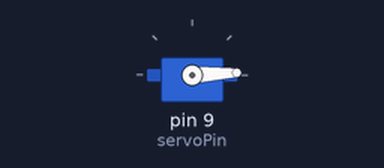
Recording of a sketch running on a simulated Arduino Uno, built with avr-gcc and run on an emulated ATmega328P. Shown: servo.

Above: at 0.05 s.
At 1.3 s:
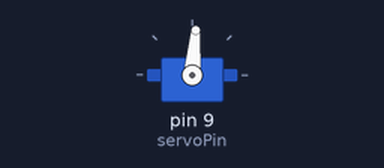
At 2.6 s:
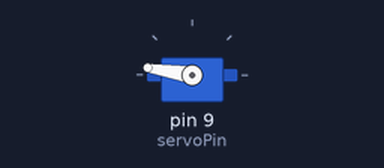
At 5.2 s:
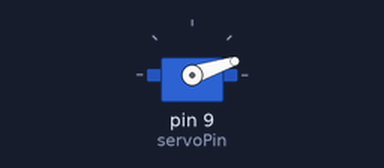
Timing chart, 0 to 7.1 s (numbered marks = the images above):
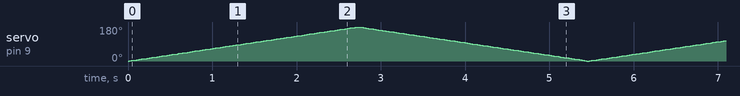

The sketch:

servoMotor.ino
```cpp
#include <Servo.h>

int servoPin = 9; // Servo control pin
Servo servo; // Create a servo object
int angle = 0; // Servo position in degrees

void setup() {
  servo.attach(servoPin); // Attach the servo to pin 9
}

void loop() {
  // Sweep from 0 to 180 degrees
  for (angle = 0; angle <= 180; angle++) {
    servo.write(angle); // Set servo to current angle
    delay(15); // Wait for servo to reach position
  }

  // Sweep back from 180 to 0 degrees
  for (angle = 180; angle >= 0; angle--) {
    servo.write(angle); // Set servo to current angle
    delay(15); // Wait for servo to reach position
  }
}
```
